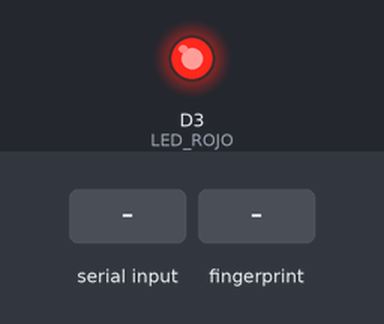
Bench run of a sketch on a simulated ESP8266 (NodeMCU). On the bench: output pins drawn as LEDs (lit = HIGH). Dashed ring = blinking. The test bench sets the inputs (shaded band). The local clock reads 2024-03-15 10:24:30 at power-on unless the sketch sets it; what the sketch prints to the serial monitor is not drawn.

Above: at 1.6 s.
At 3.5 s:
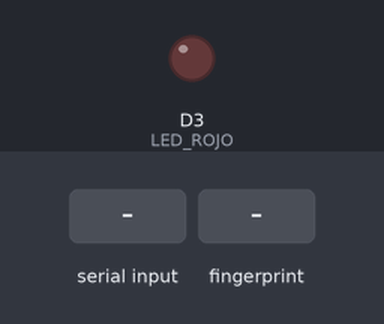
3.6 s: "ALERTA:BLOQUEO\n" received over Serial
At 3.77 s:
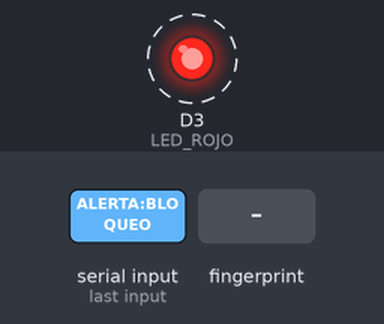
6.6 s: finger stored as number 1 placed on the sensor
Timing chart, 0 to 9.6 s (numbered marks = the images above; inputs shaded):
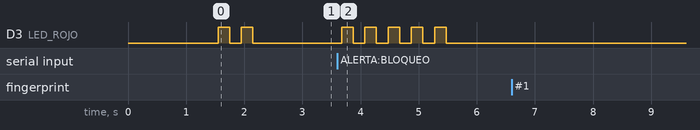

The sketch:

esp8266_huella_sin_sd.ino
```cpp
/*
 * =====================================================================================
 * CONTROL DE ACCESO - ESP8266  (VERSION SIN SD)
 * =====================================================================================
 * - Lee la huella y le avisa al Arduino (HUELLA:OK / HUELLA:DENEGADO / HUELLA:LEYENDO).
 * - El Arduino, con tu codigo actual, abre la puerta al recibir HUELLA:OK. No se toca.
 * - SIN tarjeta SD (se elimino el registro en memoria).
 * - RTC OPCIONAL: si esta conectado, envia la hora; si no, el sistema NO se congela.
 * - La huella que falla ya NO congela el ESP.
 *
 * CONEXIONES:
 *   Sensor huella:  VCC->3V3, GND->GND, TX->D4, RX->D0
 *   Enlace al Arduino:  ESP TX -> Arduino RX(0),  ESP RX -> Arduino TX(1)
 *   *** GND COMUN entre ESP y Arduino (imprescindible) ***
 *   RTC (si lo usas): SDA->D2, SCL->D1
 *
 * CONSEJO: sube este sketch con el enlace al Arduino DESCONECTADO (solo el sensor).
 *          Luego apaga, conecta el enlace ESP<->Arduino + GND comun, y enciende.
 * =====================================================================================
 */

#include <SoftwareSerial.h>
#include <Adafruit_Fingerprint.h>
#include <Wire.h>
#include <RTClib.h>

// ── Huella ─────────────────────────────────────────────────────
SoftwareSerial mySer(D4, D0);            // RX=D4, TX=D0
Adafruit_Fingerprint finger = Adafruit_Fingerprint(&mySer);

// ── RTC (opcional) ─────────────────────────────────────────────
RTC_DS3231 rtc;
bool rtcOK = false;
unsigned long tUltimoEnvioHora = 0;

// ── LED ────────────────────────────────────────────────────────
const int LED_ROJO = D3;

// ── Buffer serial desde Arduino ────────────────────────────────
String bufferSerial = "";

// ── Contador de huellas fallidas ───────────────────────────────
int huellasFallidasConsecutivas = 0;
unsigned long tUltimaHuellaFallida = 0;

// ============================================================
void enviarHoraArduino() {
  if (!rtcOK) return;
  DateTime ahora = rtc.now();
  String m = "HORA:";
  if (ahora.hour()   < 10) m += "0"; m += ahora.hour();   m += ":";
  if (ahora.minute() < 10) m += "0"; m += ahora.minute(); m += ":";
  if (ahora.second() < 10) m += "0"; m += ahora.second();
  Serial.println(m);
}

void ledRojo() {
  digitalWrite(LED_ROJO, HIGH); delay(50); digitalWrite(LED_ROJO, LOW);
}
void parpadeoRojo(int veces, int tDelay = 100) {
  for (int i = 0; i < veces; i++) {
    digitalWrite(LED_ROJO, HIGH); delay(tDelay);
    digitalWrite(LED_ROJO, LOW);  delay(tDelay);
  }
}

// ============================================================
//  MENSAJES DEL ARDUINO (sin SD: solo feedback por LED)
// ============================================================
void procesarMensajeArduino(String msg) {
  msg.trim();
  if (msg.length() == 0) return;
  if      (msg.startsWith("DENEGADO:")) ledRojo();
  else if (msg == "ALERTA:BLOQUEO")     parpadeoRojo(5, 200);
  else if (msg == "ALERTA:FORZADO")     parpadeoRojo(5, 100);
}

void leerSerialArduino() {
  while (Serial.available()) {
    char c = (char)Serial.read();
    if (c == '\n') { procesarMensajeArduino(bufferSerial); bufferSerial = ""; }
    else if (c != '\r') { bufferSerial += c; }
  }
}

// ============================================================
//  HUELLA
// ============================================================
void manejarHuellaFallida() {
  if (millis() - tUltimaHuellaFallida > 60000) huellasFallidasConsecutivas = 0;
  huellasFallidasConsecutivas++;
  tUltimaHuellaFallida = millis();
  Serial.println("HUELLA:DENEGADO");
  if (huellasFallidasConsecutivas >= 3) parpadeoRojo(5, 100);
}

void procesarHuella() {
  int p = finger.getImage();
  if (p == FINGERPRINT_NOFINGER) return;

  Serial.println("HUELLA:LEYENDO");

  if (p != FINGERPRINT_OK)              { manejarHuellaFallida(); return; }
  if (finger.image2Tz() != FINGERPRINT_OK) { manejarHuellaFallida(); return; }

  if (finger.fingerSearch() == FINGERPRINT_OK) {
    huellasFallidasConsecutivas = 0;
    Serial.println("HUELLA:OK:" + String(finger.fingerID));
  } else {
    manejarHuellaFallida();
  }
  delay(1500);   // evita releer el mismo dedo
}

// ============================================================
//  SETUP
// ============================================================
void setup() {
  Serial.begin(9600);
  delay(500);

  pinMode(LED_ROJO, OUTPUT);
  digitalWrite(LED_ROJO, LOW);

  // RTC opcional: si falla, seguimos sin congelar
  Wire.begin();
  if (rtc.begin()) {
    rtcOK = true;
    if (rtc.lostPower()) rtc.adjust(DateTime(F(__DATE__), F(__TIME__)));
  }

  // Huella: si falla, tampoco congelamos (clave y touch siguen en el Arduino)
  finger.begin(57600);
  delay(50);
  finger.verifyPassword();

  parpadeoRojo(2, 200);   // senal de arranque
}

// ============================================================
//  LOOP
// ============================================================
void loop() {
  leerSerialArduino();
  procesarHuella();

  if (rtcOK && millis() - tUltimoEnvioHora >= 10000) {
    enviarHoraArduino();
    tUltimoEnvioHora = millis();
  }

  if (huellasFallidasConsecutivas > 0 && (millis() - tUltimaHuellaFallida > 60000))
    huellasFallidasConsecutivas = 0;

  delay(50);
}
```

Measured:
- after the input at 3.6 s, D3 (LED_ROJO): alternates HIGH for 0.20 s and LOW for 0.20 s, 10 changes in all, then stays LOW, starting after 0.07 s
- after the input at 6.6 s, every drawn part: stays the same
